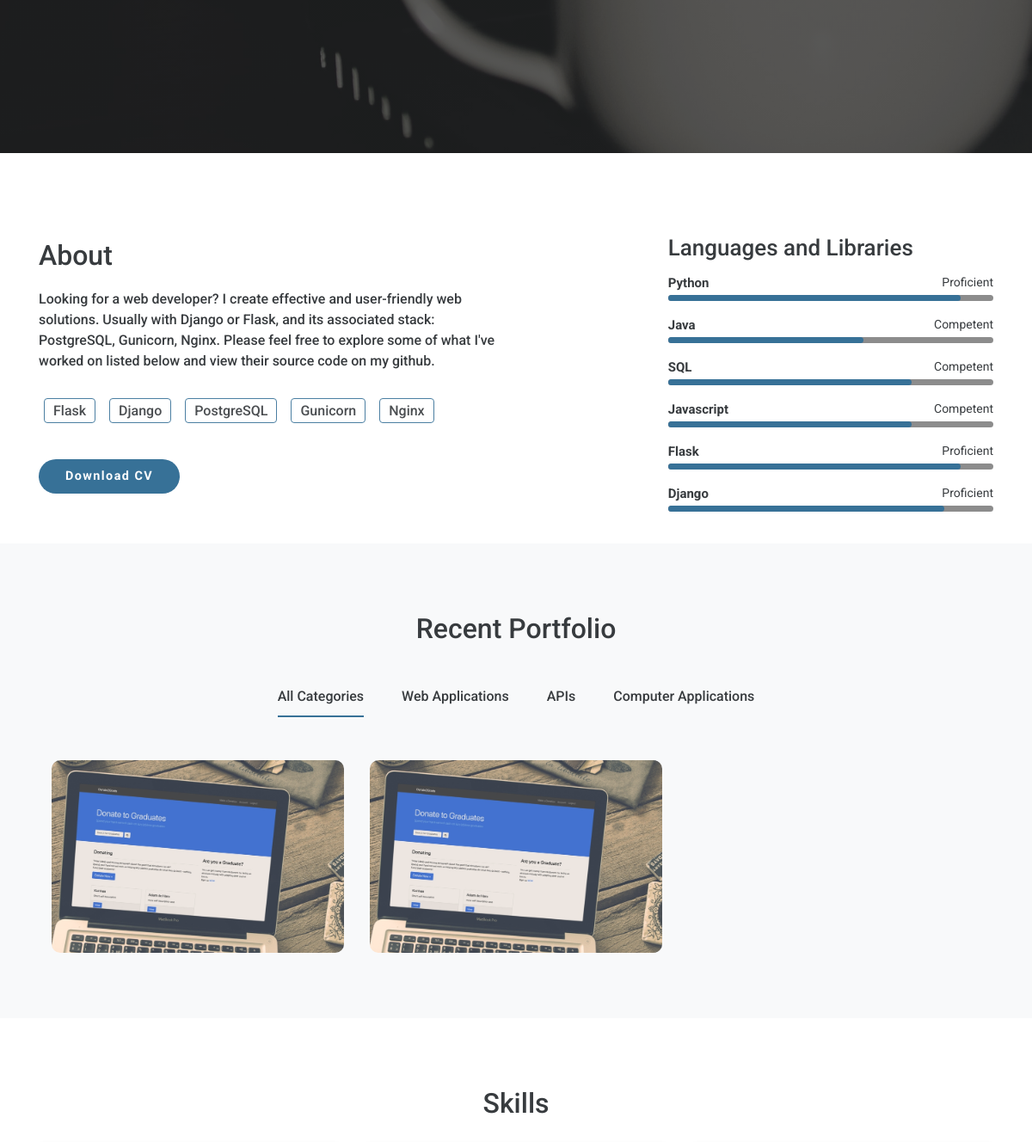
Before: / (middle part) with the older database file.
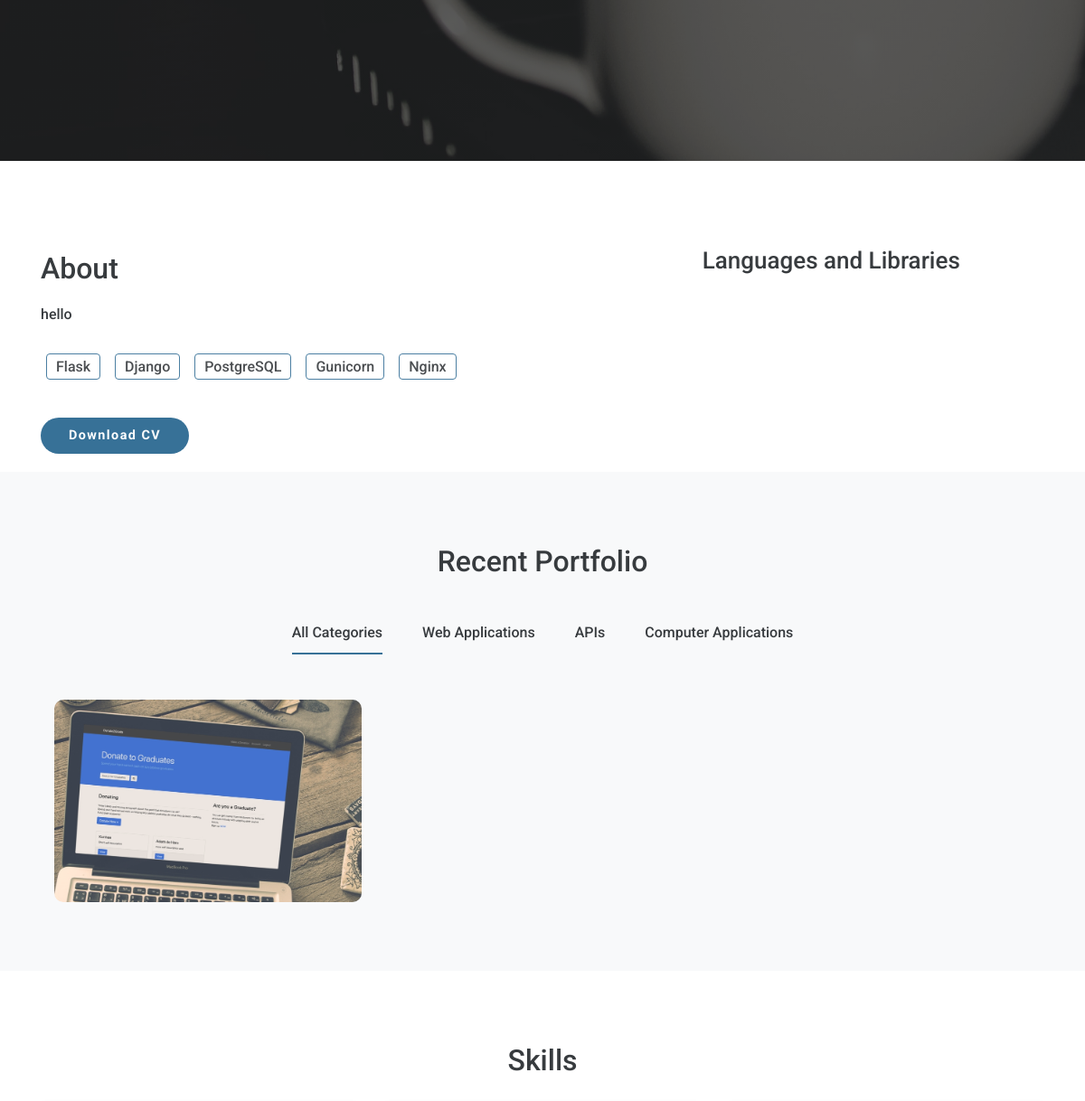
After: the same page with the newer database file.
### onlineportfolio/models.py (models this page shows)
class User(db.Model, UserMixin):
    id = db.Column(db.Integer(), primary_key=True)
    name = db.Column(db.String(30), nullable=False)
    password = db.Column(db.String(60), nullable=False)
    email = db.Column(db.String(120), unique=True, nullable=False)
    phone = db.Column(db.String(12), unique=True, nullable=False)
    profile_photo = db.Column(db.String(20), nullable=True)
    cv_file = db.Column(db.String(20), nullable=True)
    personal_statement = db.Column(db.Text(), nullable=False)

class Skill(db.Model):
    id = db.Column(db.Integer(), primary_key=True)
    skill_name = db.Column(db.String(30), nullable=False)
    proficiency_level = db.Column(db.Integer(), nullable=False)

class WebProject(db.Model):
    id = db.Column(db.Integer(), primary_key=True)
    name = db.Column(db.String(30), nullable=False)
    source_code = db.Column(db.String(50), nullable=False)
    link = db.Column(db.String(50), nullable=False)
    description = db.Column(db.Text(), nullable=False)
    user_guide = db.Column(db.String(20), nullable=True)
    upcoming_functionality = db.Column(db.Text(), nullable=True)
    skills = db.relationship('PSkill', secondary='web_project_skills')

class SoftwareProject(db.Model):
    id = db.Column(db.Integer(), primary_key=True)
    name = db.Column(db.String(30), nullable=False)
    source_code = db.Column(db.String(50), nullable=False)
    windows_file = db.Column(db.String(20), nullable=True)
    macos_file = db.Column(db.String(20), nullable=True)
    linux_file = db.Column(db.String(20), nullable=True)
    description = db.Column(db.Text(), nullable=False)
    installation_guide = db.Column(db.String(20), nullable=True)
    user_guide = db.Column(db.String(20), nullable=True)
    upcoming_functionality = db.Column(db.Text(), nullable=True)
    skills = db.relationship('PSkill', secondary='software_project_skills')

### onlineportfolio/routes.py (the view)
@app.route('/', methods=['POST', 'GET'])
def index():
    developer = User.query.first()
    profile_photo = url_for('static', filename='images/'+developer.profile_photo)
    viewcvform = ViewCVForm()
    skills = Skill.query.all()
    softwareprojects = SoftwareProject.query.all()
    webprojects = WebProject.query.all()
    apiprojects = APIProject.query.all()
    if viewcvform.cvsubmit.data and viewcvform.validate():
        cv = f'static/cv/{developer.cv_file}'
        mydirectory = os.path.join(app.root_path, cv)
        return send_file(mydirectory, as_attachment=True)
    return render_template("index.html", viewcvform=viewcvform, developer=developer, profile_photo=profile_photo, skills=skills, softwareprojects=softwareprojects, webprojects=webprojects, apiprojects=apiprojects)

### onlineportfolio/forms.py
class ViewCVForm(FlaskForm):
    cvsubmit = SubmitField('Download CV')

### onlineportfolio/templates/index.html (shortened to what this page needs)
{% extends 'base.html' %}
{% block content %}
  <header class="home-header">
    <div class="bg-image">
      <div class="container">
        <div class="row section-separator home-padding">
        </div>
      </div>
    </div>
  </header>
  <section class="about-section" id="about">
    <div class="container">
      <div class="row about-section-separator">
        <div class="col-sm-12 col-md-6 aboutMain">
          <div class="about-inner">
            <h2 class="wow fadeInUp" data-wow-duration="0.8s" data-wow-delay="0.1s">About</h2>
            <p class="wow fadeInUp" data-wow-duration="0.8s" data-wow-delay="0.2s">{{ developer.personal_statement }}</p>
            <div class="about-tag">
              <ul>
                <li><span>Flask</span></li>
                <li><span>Django</span></li>
                <li><span>PostgreSQL</span></li>
                <li><span>Gunicorn</span></li>
                <li><span>Nginx</span></li>
              </ul>
            </div>
            <form class="cvform" method="POST">
              {{ viewcvform.cvsubmit(class="btn btn-fill") }}
            </form>
          </div>
        </div>
        <div class="d-none d-sm-none d-md-block col-md-1"></div>
        <div class="d-none d-sm-none d-md-block col-md-5">
          <div class="languages wow fadeInUp" data-wow-duration="0.8s" data-wow-delay="0.3s">
            <h3>Languages and Libraries</h3>
            <div class="each-lang">
              {% for skill in skills %}
                <div class="lang">
                  <div class="parcial">
                    <div class="info">
                      <div class="name">{{ skill.skill_name }}</div>
                      <div class="percentagem-num">
                        {% if skill.proficiency_level > 75 %}
                          Proficient
                        {% elif skill.proficiency_level > 50 %}
                          Competent
                        {% else %}
                          Learning
                        {% endif %}
                      </div>
                    </div>
                    <div class="progressBar">
                        <div class="percentagem" style="width: {{ skill.proficiency_level }}%;"></div>
                    </div>
                  </div>
                </div>
              {% endfor %}
            </div>
          </div>
        </div>
      </div>
    </div>
  </section>
  <section id="portfolio" class="bg-light">
    <div class="container">
      <div class="row section-separator">
        <div class="text-center">
          <h2>Recent Portfolio</h2>
        </div>
        <div class="col-sm-12">
          <div class="portfolio-nav col-sm-12">
            <ul>
              <li data-filter="*"><span>All Categories</span></li>
              <li data-filter=".web-apps"><span>Web Applications</span></li>
              <li data-filter=".apis"><span>APIs</span></li>
              <li data-filter=".comp-apps"><span>Computer Applications</span></li>
            </ul>
          </div>
          <div class="project-gallery col-sm-12">
            <div class="row portfolioContainer">
              {% for webproject in webprojects %}
                <div class="grid-item col-md-4 col-sm-6 col-xs-12 web-apps">
                  <figure>
                      <img height="100%" src="{{ url_for('static', filename=webproject.name+'/images/preview.jpeg') }}">
                    <figcaption>
                      <a data-fancybox data-src="#web{{ webproject.id }}"></a>
                    </figcaption>
                  </figure>
                </div>
              {% endfor %}
              {% for softwareproject in softwareprojects %}
                <div class="grid-item col-md-4 col-sm-6 col-xs-12 comp-apps">
                  <figure>
                      <img height="100%" src="{{ url_for('static', filename=softwareproject.name+'/images/preview.jpeg') }}">
                    <figcaption>
                      <a data-fancybox data-src="#software{{ softwareproject.id }}"></a>
                    </figcaption>
                  </figure>
                </div>
              {% endfor %}
            </div>
          </div>
        </div>
      </div>
    </div>
  </section>
  <section class="skills">
      <div class="container">
          <div class="row section-separator">
              <div class="col-sm-12 text-center section-title wow fadeInUp" data-wow-duration="0.8s" data-wow-delay="0.2s">
                <h2>Skills</h2>
              </div>
          </div>
      </div>
  </section>
{% endblock %}

### onlineportfolio/templates/base.html (shortened to what this page needs)
<!DOCTYPE html>
<html>
<head>
  <link rel="stylesheet" type="text/css" href="{{ url_for('static', filename='Bootstrap/css/bootstrap.min.css') }}">
  <link rel="stylesheet" type="text/css" href="{{ url_for('static', filename='font-awesome-4.7.0/css/font-awesome.min.css') }}">
  <link rel="stylesheet" type="text/css" href="{{ url_for('static', filename='fancybox/jquery.fancybox.min.css') }}">
  <link rel="stylesheet" type="text/css" href="{{ url_for('static', filename='css/animate.css') }}">
  <link rel="stylesheet" type="text/css" href="{{ url_for('static', filename='css/styles.css') }}">
</head>
<body>
  {% block content %}{% endblock %}
</body>
</html>

### onlineportfolio/static/css/styles.css (style rules this page uses)
html { text-rendering: optimizeLegibility; -webkit-font-smoothing: antialiased; }
body { margin: 0; font-family: Roboto, sans-serif; font-weight: 500; opacity: 0.9; overflow-x: visible; }
h1, h2, h3, h4, h5, h6 { font-family: Roboto, sans-serif; }
p { opacity: 0.9; }
a { color: #21618C; text-decoration: none; background-color: transparent; }
ul { margin: 0; padding: 0; }
ul li { list-style-type: none; }
.section-separator { padding: 60px 0; padding-top: 80px; }
.text-center { margin: auto; padding-bottom: 20px; }
.btn { -webkit-transition: color 0.3s ease; transition: color 0.3s ease; outline: 0; padding: 8px 30px; font-size: 90%; letter-spacing: .09rem; font-weight: bold; border-radius: 20px; }
.btn.btn-fill { background-color: #21618C; color: #fff; }
.home-header { color: #FFF }
.home-header .bg-image { background-image: linear-gradient(rgba(0, 0, 0, 0.7), rgba(0, 0, 0, 0.7)), url("../images/backgroundimg3.jpeg"); height: 50%; background-position: center; background-repeat: no-repeat; background-size: cover; position: relative; }
.home-padding { padding: 180px 0; }
.about-section-separator { padding-bottom: 20px; padding-top: 80px; }
.about-section .about-inner h2 { margin-bottom: 20px; margin-top: 20px; }
.about-section .about-inner p { margin-bottom: 30px; }
.about-section .about-inner .btn { margin-top: 20px; }
.languages { padding-left: 15%; }
.languages h3 { font-size: 26px; line-height: 40px; text-align: left; margin-bottom: 10px; margin-top: 10px; }
.portfolio-nav { margin: 0 auto; margin-bottom: 40px; }
.portfolio-nav ul { margin: 0 auto; float: none; text-align: center; }
.portfolio-nav ul li { display: inline-block; margin: 10px 20px; cursor: pointer; padding: 10px 0; }
.portfolio-nav ul li.active { border-bottom: 2px solid; border-color: #21618C; }
.project-gallery .grid-item figure { position: relative; overflow: hidden; border-radius: 10px; }
.project-gallery .grid-item figure img { position: relative; width: 100%; display: block; }
.project-gallery .grid-item figure figcaption { position: absolute; padding: 15px; height: 100%; width: 100%; top: auto; left: 0; color: #fff; bottom: 0; z-index: 10; -webkit-transition: 0.5s; transition: 0.5s; -webkit-font-smoothing: antialiased; -moz-osx-font-smoothing: grayscale; }
.project-gallery .grid-item figure figcaption:after { content: ''; position: absolute; width: 100%; height: 100%; top: 0; left: 0; -webkit-transition: all 0.4s ease-out; transition: all 0.4s ease-out; -webkit-font-smoothing: antialiased; -moz-osx-font-smoothing: grayscale; transform: translateX(0) translateY(0) translateZ(0) rotate(0deg) scale(0.95); -o-transform: translateX(0) translateY(0) translateZ(0) rotate(0deg) scale(0.95); -ms-transform: translateX(0) translateY(0) translateZ(0) rotate(0deg) scale(0.95); -moz-transform: translateX(0) translateY(0) translateZ(0) rotate(0deg) scale(0.95); -webkit-transform: translateX(0) translateY(0) translateZ(0) rotate(0deg) scale(0.95); z-index: -1; opacity: 0; }
.project-gallery .grid-item figure figcaption a { position: absolute; z-index: 1111; width: 100%; height: 100%; left: 0; top: 0; text-indent: -99999px; }
.about-tag { word-break: break-all; margin-bottom: 10px; margin-top: 10px; }
.about-tag ul li { margin: 0px 6px; border-radius: 4px; margin-bottom: 10px; padding: 4px 0px; display: inline-block; font-weight: 500; opacity: 0.9; }
.about-tag ul li span { border: 1px solid #21618C; padding: 4px 10px; border-radius: 4px; }
:root { --input-padding-x: 1.5rem; --input-padding-y: .75rem; }

Changed rows visible on the page:
removed Skill: skill_name "Python", proficiency_level "Proficient"
removed Skill: skill_name "Java", proficiency_level "Competent"
removed Skill: skill_name "SQL", proficiency_level "Competent"
removed Skill: skill_name "Javascript", proficiency_level "Competent"
removed Skill: skill_name "Flask", proficiency_level "Proficient"
removed Skill: skill_name "Django", proficiency_level "Proficient"
removed WebProject: name (picture)
removed WebProject: name (picture)
changed User: personal_statement "Looking for a web developer? I create effective and user-friendly web solutions. Usually with Django or Flask, and its associated stack: PostgreSQL, Gunicorn, Nginx. Please feel free to explore some of what I've worked on listed below and view their source code on my github." → "hello"
added SoftwareProject: name (picture)
